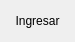
<?xml version="1.0" encoding="UTF-8"?>
<ui version="4.0">
 <class>LabelButton</class>
 <widget class="QWidget" name="LabelButton">
  <property name="geometry">
   <rect>
    <x>0</x>
    <y>0</y>
    <width>75</width>
    <height>42</height>
   </rect>
  </property>
  <property name="windowTitle">
   <string>Form</string>
  </property>
  <layout class="QHBoxLayout" name="horizontalLayout">
   <item>
    <widget class="QLabel" name="label">
     <property name="text">
      <string>Ingresar</string>
     </property>
     <property name="alignment">
      <set>Qt::AlignCenter</set>
     </property>
    </widget>
   </item>
  </layout>
 </widget>
 <resources/>
 <connections/>
</ui>
